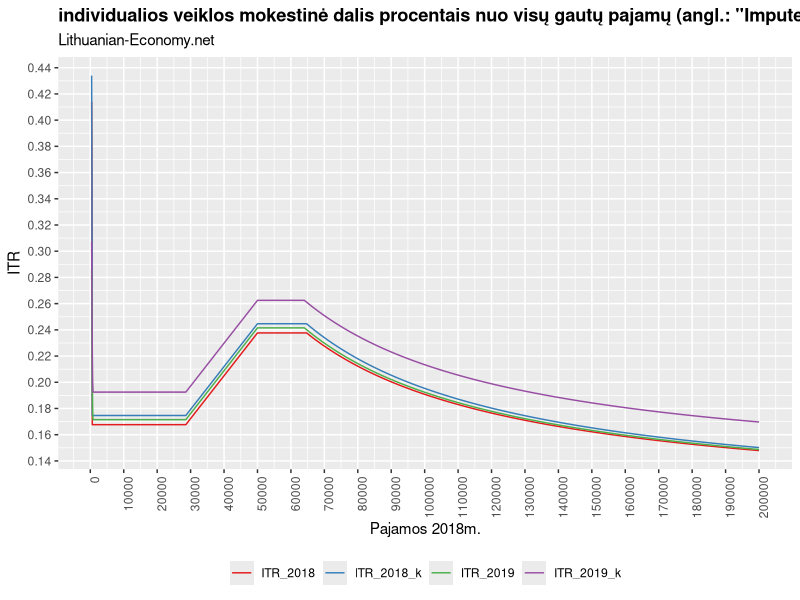

Generate this figure with R:
if(!require(tidyverse)){
        install.packages("tidyverse")
        library(tidyverse)
}

# INFO
# Mokestinio kredito (tax_credit) formulė: https://e-seimas.lrs.lt/portal/legalAct/lt/TAD/TAIS.171369/XPXienJYqo

f_2018 <- function(x) {
        MMA <- 400
        VDU <- 808.7
        SODRA <- 0.289
        PSD <- 0.09
        bruto <- x
        tax_base <- bruto*0.7
        tax_credit <- pmax(0,ifelse(tax_base<20000, tax_base*0.1, tax_base*(0.1-2/300000*(tax_base-20000))))
        gpm <- tax_base*0.15-tax_credit
        sodra <- pmin(ifelse(tax_base<MMA, MMA*SODRA, tax_base*0.5*SODRA), 28*VDU*SODRA)
        psd <- pmin(ifelse(tax_base<MMA, MMA*PSD, tax_base*0.5*PSD), 28*VDU*PSD)
        neto <-bruto - gpm - sodra - psd
        list(bruto=x, 
             new_bruto_2018=bruto, 
             gpm_2018 = gpm, 
             sodra_2018 = sodra,
             psd_2018=psd,
             VSD_2018=sodra+psd,
             tax_credit_2018=tax_credit,
             neto_2018 = neto, 
             ITR_2018=(sodra+psd+gpm)/bruto, 
             tax_2018=sodra+psd+gpm)
}

f_2018_k <- function(x) {
        MMA <- 400
        VDU <- 808.7
        SODRA <- 0.289+0.02
        PSD <- 0.09
        bruto <- x
        tax_base <- bruto*0.7
        tax_credit <- pmax(0,ifelse(tax_base<20000, tax_base*0.1, tax_base*(0.1-2/300000*(tax_base-20000))))
        gpm <- tax_base*0.15-tax_credit
        sodra <- pmin(ifelse(tax_base<MMA, MMA*SODRA, tax_base*0.5*SODRA), 28*VDU*SODRA)
        psd <- pmin(ifelse(tax_base<MMA, MMA*PSD, tax_base*0.5*PSD), 28*VDU*PSD)
        neto <-bruto - gpm - sodra - psd
        list(bruto=x, 
             new_bruto_2018_k=bruto, 
             gpm_2018_k = gpm, 
             sodra_2018_k = sodra,
             psd_2018_k=psd,
             VSD_2018_k=sodra+psd,
             tax_credit_2018_k=tax_credit,
             neto_2018_k = neto, 
             ITR_2018_k=(sodra+psd+gpm)/bruto, 
             tax_2018_k=sodra+psd+gpm)
}

f_2019 <- function(x) {
        MMA <- 400*1.289
        VDU <- 808.7*1.289
        SODRA <- 0.195-0.069
        PSD <- 0.069
        bruto <- x
        tax_base <- bruto*0.7
        tax_credit <- pmax(0,ifelse(tax_base<20000, tax_base*0.1, tax_base*(0.1-2/300000*(tax_base-20000))))
        gpm <- tax_base*0.15-tax_credit
        sodra <- pmin(ifelse(tax_base<MMA, MMA*SODRA, tax_base*SODRA), 43*VDU*SODRA)
        psd <- pmin(ifelse(tax_base<MMA, MMA*PSD, tax_base*PSD), 43*VDU*PSD)
        neto <-bruto - gpm - sodra - psd
        list(bruto=x, 
             new_bruto_2019=bruto, 
             gpm_2019 = gpm, 
             sodra_2019 = sodra,
             psd_2019=psd,
             VSD_2019=sodra+psd,
             tax_credit_2019=tax_credit,
             neto_2019 = neto, 
             ITR_2019=(sodra+psd+gpm)/bruto, 
             tax_2019=sodra+psd+gpm)
}
f_2019_k <- function(x) {
        MMA <- 400*1.289
        VDU <- 808.7*1.289
        SODRA <- 0.195-0.069
        PSD <- 0.069
        bruto <- x
        tax_base <- bruto*0.7
        tax_credit <- pmax(0,ifelse(tax_base<20000, tax_base*0.1, tax_base*(0.1-2/300000*(tax_base-20000))))
        gpm <- tax_base*0.15-tax_credit
        sodra <- pmin(ifelse(tax_base<MMA, MMA*SODRA, tax_base*SODRA), 43*VDU*SODRA)
        psd <- pmin(ifelse(tax_base<MMA, MMA*PSD, tax_base*PSD), 43*VDU*PSD)
        PII <- 0.03*tax_base
        neto <-bruto - gpm - sodra - psd-PII
        list(bruto=x, 
             new_bruto_2019_k=bruto, 
             gpm_2019_k = gpm, 
             sodra_2019_k = sodra+PII,
             psd_2019_k=psd,
             VSD_2019_k=sodra+psd+PII,
             tax_credit_2019_k=tax_credit,
             neto_2019_k = neto, 
             ITR_2019_k=(sodra+psd+gpm+PII)/bruto, 
             tax_2019_k=sodra+psd+gpm+PII)
}



# Graph the functions for values x
x <- seq(400, 200000, by=100)

df <- data.frame(
        bruto=f_2018(x)$bruto,
        ITR_2018=f_2018(x)$ITR_2018,
        ITR_2018_k=f_2018_k(x)$ITR_2018_k,
        ITR_2019=f_2019(x)$ITR_2019,
        ITR_2019_k=f_2019_k(x)$ITR_2019_k)%>%
        gather(var, values,2:5)


jpeg("./figures/IV_ITR_new.jpeg", width = 9, height = 5, units = 'in', res = 100)
ggplot(data=df, aes(x=bruto,y=values, color=var))+
        geom_line()+
        scale_x_continuous(breaks = seq(0,200000, by=10000))+
        scale_y_continuous(breaks = seq(0,.8, by=0.02))+
        scale_color_brewer(palette="Set1")+
        theme(plot.title = element_text(hjust = 0.0, face="bold"))+
        theme(legend.position = "bottom",
              legend.title=element_blank(),
              axis.text.x = element_text(angle=90, hjust=1))+
        labs(title="individualios veiklos mokestinė dalis procentais nuo visų gautų pajamų (angl.: \"Imputed Tax Rate - ITR\")",
             subtitle= "Lithuanian-Economy.net",
             x="Pajamos 2018m.",
             y="ITR")
dev.off()

